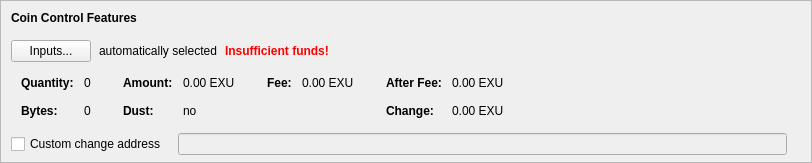
    <widget class="QFrame" name="frameCoinControl">
     <property name="sizePolicy">
      <sizepolicy hsizetype="Expanding" vsizetype="Expanding">
       <horstretch>0</horstretch>
       <verstretch>0</verstretch>
      </sizepolicy>
     </property>
     <property name="maximumSize">
      <size>
       <width>16777215</width>
       <height>16777215</height>
      </size>
     </property>
     <property name="frameShape">
      <enum>QFrame::StyledPanel</enum>
     </property>
     <property name="frameShadow">
      <enum>QFrame::Sunken</enum>
     </property>
     <layout class="QVBoxLayout" name="verticalLayoutCoinControl2">
      <property name="spacing">
       <number>0</number>
      </property>
      <property name="leftMargin">
       <number>0</number>
      </property>
      <property name="topMargin">
       <number>0</number>
      </property>
      <property name="rightMargin">
       <number>0</number>
      </property>
      <property name="bottomMargin">
       <number>6</number>
      </property>
      <item>
       <layout class="QVBoxLayout" name="verticalLayoutCoinControl" stretch="0,0,0,0,1">
        <property name="spacing">
         <number>0</number>
        </property>
        <property name="leftMargin">
         <number>10</number>
        </property>
        <property name="topMargin">
         <number>10</number>
        </property>
        <item>
         <layout class="QHBoxLayout" name="horizontalLayoutCoinControl1">
          <property name="bottomMargin">
           <number>15</number>
          </property>
          <item>
           <widget class="QLabel" name="labelCoinControlFeatures">
            <property name="sizePolicy">
             <sizepolicy hsizetype="Preferred" vsizetype="Maximum">
              <horstretch>0</horstretch>
              <verstretch>0</verstretch>
             </sizepolicy>
            </property>
            <property name="font">
             <font>
              <weight>75</weight>
              <bold>true</bold>
             </font>
            </property>
            <property name="styleSheet">
             <string notr="true">font-weight:bold;</string>
            </property>
            <property name="text">
             <string>Coin Control Features</string>
            </property>
           </widget>
          </item>
         </layout>
        </item>
        <item>
         <layout class="QHBoxLayout" name="horizontalLayoutCoinControl2" stretch="0,0,0,0">
          <property name="spacing">
           <number>8</number>
          </property>
          <property name="bottomMargin">
           <number>10</number>
          </property>
          <item>
           <widget class="QPushButton" name="pushButtonCoinControl">
            <property name="styleSheet">
             <string notr="true"/>
            </property>
            <property name="text">
             <string>Inputs...</string>
            </property>
            <property name="autoDefault">
             <bool>false</bool>
            </property>
           </widget>
          </item>
          <item>
           <widget class="QLabel" name="labelCoinControlAutomaticallySelected">
            <property name="text">
             <string>automatically selected</string>
            </property>
            <property name="margin">
             <number>5</number>
            </property>
           </widget>
          </item>
          <item>
           <widget class="QLabel" name="labelCoinControlInsuffFunds">
            <property name="font">
             <font>
              <weight>75</weight>
              <bold>true</bold>
             </font>
            </property>
            <property name="styleSheet">
             <string notr="true">color:red;font-weight:bold;</string>
            </property>
            <property name="text">
             <string>Insufficient funds!</string>
            </property>
            <property name="margin">
             <number>5</number>
            </property>
           </widget>
          </item>
          <item>
           <spacer name="horizontalSpacerCoinControl">
            <property name="orientation">
             <enum>Qt::Horizontal</enum>
            </property>
            <property name="sizeHint" stdset="0">
             <size>
              <width>40</width>
              <height>1</height>
             </size>
            </property>
           </spacer>
          </item>
         </layout>
        </item>
        <item>
         <widget class="QWidget" name="widgetCoinControl" native="true">
          <property name="sizePolicy">
           <sizepolicy hsizetype="Preferred" vsizetype="Preferred">
            <horstretch>0</horstretch>
            <verstretch>0</verstretch>
           </sizepolicy>
          </property>
          <property name="minimumSize">
           <size>
            <width>0</width>
            <height>0</height>
           </size>
          </property>
          <property name="styleSheet">
           <string notr="true"/>
          </property>
          <layout class="QHBoxLayout" name="horizontalLayoutCoinControl5">
           <property name="leftMargin">
            <number>0</number>
           </property>
           <property name="topMargin">
            <number>0</number>
           </property>
           <property name="rightMargin">
            <number>0</number>
           </property>
           <property name="bottomMargin">
            <number>0</number>
           </property>
           <item>
            <layout class="QHBoxLayout" name="horizontalLayoutCoinControl3" stretch="0,0,0,1">
             <property name="spacing">
              <number>20</number>
             </property>
             <property name="topMargin">
              <number>0</number>
             </property>
             <property name="bottomMargin">
              <number>10</number>
             </property>
             <item>
              <layout class="QFormLayout" name="formLayoutCoinControl1">
               <property name="horizontalSpacing">
                <number>10</number>
               </property>
               <property name="verticalSpacing">
                <number>14</number>
               </property>
               <property name="leftMargin">
                <number>10</number>
               </property>
               <property name="topMargin">
                <number>4</number>
               </property>
               <property name="rightMargin">
                <number>6</number>
               </property>
               <item row="0" column="0">
                <widget class="QLabel" name="labelCoinControlQuantityText">
                 <property name="font">
                  <font>
                   <weight>75</weight>
                   <bold>true</bold>
                  </font>
                 </property>
                 <property name="text">
                  <string>Quantity:</string>
                 </property>
                 <property name="margin">
                  <number>0</number>
                 </property>
                </widget>
               </item>
               <item row="0" column="1">
                <widget class="QLabel" name="labelCoinControlQuantity">
                 <property name="cursor">
                  <cursorShape>IBeamCursor</cursorShape>
                 </property>
                 <property name="contextMenuPolicy">
                  <enum>Qt::ActionsContextMenu</enum>
                 </property>
                 <property name="text">
                  <string notr="true">0</string>
                 </property>
                 <property name="margin">
                  <number>0</number>
                 </property>
                 <property name="textInteractionFlags">
                  <set>Qt::LinksAccessibleByMouse|Qt::TextSelectableByKeyboard|Qt::TextSelectableByMouse</set>
                 </property>
                </widget>
               </item>
               <item row="1" column="0">
                <widget class="QLabel" name="labelCoinControlBytesText">
                 <property name="font">
                  <font>
                   <weight>75</weight>
                   <bold>true</bold>
                  </font>
                 </property>
                 <property name="text">
                  <string>Bytes:</string>
                 </property>
                </widget>
               </item>
               <item row="1" column="1">
                <widget class="QLabel" name="labelCoinControlBytes">
                 <property name="cursor">
                  <cursorShape>IBeamCursor</cursorShape>
                 </property>
                 <property name="contextMenuPolicy">
                  <enum>Qt::ActionsContextMenu</enum>
                 </property>
                 <property name="text">
                  <string notr="true">0</string>
                 </property>
                 <property name="textInteractionFlags">
                  <set>Qt::LinksAccessibleByMouse|Qt::TextSelectableByKeyboard|Qt::TextSelectableByMouse</set>
                 </property>
                </widget>
               </item>
              </layout>
             </item>
             <item>
              <layout class="QFormLayout" name="formLayoutCoinControl2">
               <property name="horizontalSpacing">
                <number>10</number>
               </property>
               <property name="verticalSpacing">
                <number>14</number>
               </property>
               <property name="leftMargin">
                <number>6</number>
               </property>
               <property name="topMargin">
                <number>4</number>
               </property>
               <property name="rightMargin">
                <number>6</number>
               </property>
               <item row="0" column="0">
                <widget class="QLabel" name="labelCoinControlAmountText">
                 <property name="font">
                  <font>
                   <weight>75</weight>
                   <bold>true</bold>
                  </font>
                 </property>
                 <property name="text">
                  <string>Amount:</string>
                 </property>
                 <property name="margin">
                  <number>0</number>
                 </property>
                </widget>
               </item>
               <item row="0" column="1">
                <widget class="QLabel" name="labelCoinControlAmount">
                 <property name="cursor">
                  <cursorShape>IBeamCursor</cursorShape>
                 </property>
                 <property name="contextMenuPolicy">
                  <enum>Qt::ActionsContextMenu</enum>
                 </property>
                 <property name="text">
                  <string notr="true">0.00 EXU</string>
                 </property>
                 <property name="textInteractionFlags">
                  <set>Qt::LinksAccessibleByMouse|Qt::TextSelectableByKeyboard|Qt::TextSelectableByMouse</set>
                 </property>
                </widget>
               </item>
               <item row="1" column="0">
                <widget class="QLabel" name="labelCoinControlLowOutputText">
                 <property name="font">
                  <font>
                   <weight>75</weight>
                   <bold>true</bold>
                  </font>
                 </property>
                 <property name="text">
                  <string>Dust:</string>
                 </property>
                </widget>
               </item>
               <item row="1" column="1">
                <widget class="QLabel" name="labelCoinControlLowOutput">
                 <property name="cursor">
                  <cursorShape>IBeamCursor</cursorShape>
                 </property>
                 <property name="contextMenuPolicy">
                  <enum>Qt::ActionsContextMenu</enum>
                 </property>
                 <property name="text">
                  <string notr="true">no</string>
                 </property>
                 <property name="textInteractionFlags">
                  <set>Qt::LinksAccessibleByMouse|Qt::TextSelectableByKeyboard|Qt::TextSelectableByMouse</set>
                 </property>
                </widget>
               </item>
              </layout>
             </item>
             <item>
              <layout class="QFormLayout" name="formLayoutCoinControl3">
               <property name="horizontalSpacing">
                <number>10</number>
               </property>
               <property name="verticalSpacing">
                <number>14</number>
               </property>
               <property name="leftMargin">
                <number>6</number>
               </property>
               <property name="topMargin">
                <number>4</number>
               </property>
               <property name="rightMargin">
                <number>6</number>
               </property>
               <item row="0" column="0">
                <widget class="QLabel" name="labelCoinControlFeeText">
                 <property name="font">
                  <font>
                   <weight>75</weight>
                   <bold>true</bold>
                  </font>
                 </property>
                 <property name="text">
                  <string>Fee:</string>
                 </property>
                 <property name="margin">
                  <number>0</number>
                 </property>
                </widget>
               </item>
               <item row="0" column="1">
                <widget class="QLabel" name="labelCoinControlFee">
                 <property name="cursor">
                  <cursorShape>IBeamCursor</cursorShape>
                 </property>
                 <property name="contextMenuPolicy">
                  <enum>Qt::ActionsContextMenu</enum>
                 </property>
                 <property name="text">
                  <string notr="true">0.00 EXU</string>
                 </property>
                 <property name="textInteractionFlags">
                  <set>Qt::LinksAccessibleByMouse|Qt::TextSelectableByKeyboard|Qt::TextSelectableByMouse</set>
                 </property>
                </widget>
               </item>
              </layout>
             </item>
             <item>
              <layout class="QFormLayout" name="formLayoutCoinControl4">
               <property name="horizontalSpacing">
                <number>10</number>
               </property>
               <property name="verticalSpacing">
                <number>14</number>
               </property>
               <property name="leftMargin">
                <number>6</number>
               </property>
               <property name="topMargin">
                <number>4</number>
               </property>
               <property name="rightMargin">
                <number>6</number>
               </property>
               <item row="0" column="0">
                <widget class="QLabel" name="labelCoinControlAfterFeeText">
                 <property name="font">
                  <font>
                   <weight>75</weight>
                   <bold>true</bold>
                  </font>
                 </property>
                 <property name="text">
                  <string>After Fee:</string>
                 </property>
                 <property name="margin">
                  <number>0</number>
                 </property>
                </widget>
               </item>
               <item row="0" column="1">
                <widget class="QLabel" name="labelCoinControlAfterFee">
                 <property name="cursor">
                  <cursorShape>IBeamCursor</cursorShape>
                 </property>
                 <property name="contextMenuPolicy">
                  <enum>Qt::ActionsContextMenu</enum>
                 </property>
                 <property name="text">
                  <string notr="true">0.00 EXU</string>
                 </property>
                 <property name="textInteractionFlags">
                  <set>Qt::LinksAccessibleByMouse|Qt::TextSelectableByKeyboard|Qt::TextSelectableByMouse</set>
                 </property>
                </widget>
               </item>
               <item row="1" column="0">
                <widget class="QLabel" name="labelCoinControlChangeText">
                 <property name="font">
                  <font>
                   <weight>75</weight>
                   <bold>true</bold>
                  </font>
                 </property>
                 <property name="text">
                  <string>Change:</string>
                 </property>
                </widget>
               </item>
               <item row="1" column="1">
                <widget class="QLabel" name="labelCoinControlChange">
                 <property name="cursor">
                  <cursorShape>IBeamCursor</cursorShape>
                 </property>
                 <property name="contextMenuPolicy">
                  <enum>Qt::ActionsContextMenu</enum>
                 </property>
                 <property name="text">
                  <string notr="true">0.00 EXU</string>
                 </property>
                 <property name="textInteractionFlags">
                  <set>Qt::LinksAccessibleByMouse|Qt::TextSelectableByKeyboard|Qt::TextSelectableByMouse</set>
                 </property>
                </widget>
               </item>
              </layout>
             </item>
            </layout>
           </item>
          </layout>
         </widget>
        </item>
        <item>
         <layout class="QHBoxLayout" name="horizontalLayoutCoinControl4" stretch="0,0,0">
          <property name="spacing">
           <number>12</number>
          </property>
          <property name="sizeConstraint">
           <enum>QLayout::SetDefaultConstraint</enum>
          </property>
          <property name="topMargin">
           <number>5</number>
          </property>
          <property name="rightMargin">
           <number>5</number>
          </property>
          <item>
           <widget class="QCheckBox" name="checkBoxCoinControlChange">
            <property name="toolTip">
             <string>If this is activated, but the change address is empty or invalid, change will be sent to a newly generated address.</string>
            </property>
            <property name="text">
             <string>Custom change address</string>
            </property>
           </widget>
          </item>
          <item>
           <widget class="QValidatedLineEdit" name="lineEditCoinControlChange">
            <property name="enabled">
             <bool>false</bool>
            </property>
            <property name="sizePolicy">
             <sizepolicy hsizetype="Expanding" vsizetype="Fixed">
              <horstretch>0</horstretch>
              <verstretch>0</verstretch>
             </sizepolicy>
            </property>
           </widget>
          </item>
          <item>
           <widget class="QLabel" name="labelCoinControlChangeLabel">
            <property name="sizePolicy">
             <sizepolicy hsizetype="Preferred" vsizetype="Expanding">
              <horstretch>0</horstretch>
              <verstretch>0</verstretch>
             </sizepolicy>
            </property>
            <property name="minimumSize">
             <size>
              <width>0</width>
              <height>0</height>
             </size>
            </property>
            <property name="text">
             <string/>
            </property>
            <property name="margin">
             <number>3</number>
            </property>
           </widget>
          </item>
         </layout>
        </item>
        <item>
         <spacer name="verticalSpacerCoinControl">
          <property name="orientation">
           <enum>Qt::Vertical</enum>
          </property>
          <property name="sizeHint" stdset="0">
           <size>
            <width>800</width>
            <height>1</height>
           </size>
          </property>
         </spacer>
        </item>
       </layout>
      </item>
     </layout>
    </widget>
